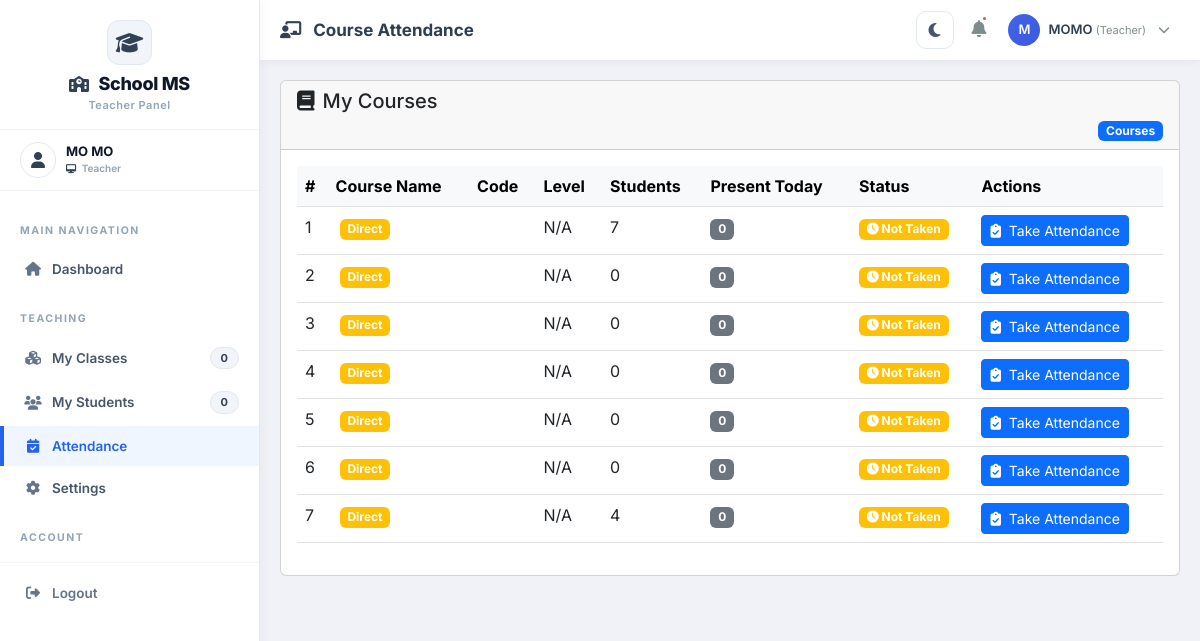
The page /attendance/admin/course/ (signed in) on the database as committed earlier.
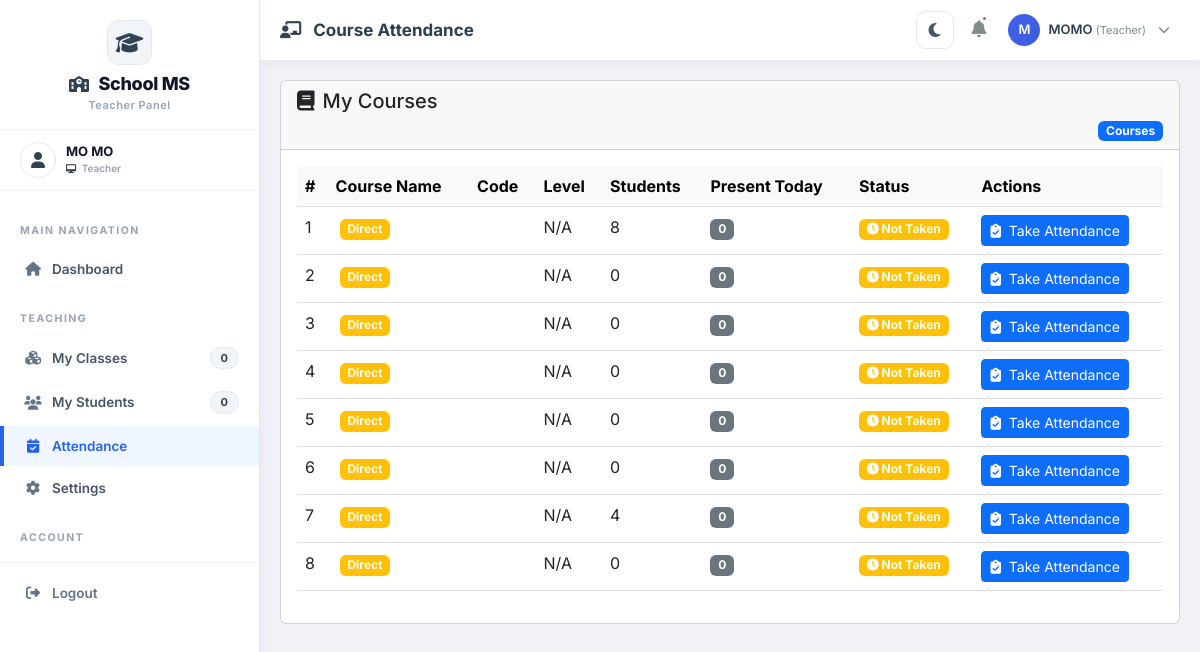
The same page on the database as committed later.
### courses/models.py (models this page shows, shortened)
class Course(models.Model):
    LEVEL_CHOICES = [
        ('100', 'Year 1'),
        ('200', 'Year 2'),
        ('300', 'Year 3'),
        ('400', 'Year 4'),
        ('500', 'Year 5'),
    ]
    course_id = models.CharField(max_length=20, unique=True, editable=False)
    code = models.CharField(max_length=20, unique=True)
    name = models.CharField(max_length=200)
    description = models.TextField()
    credits = models.IntegerField()
    level = models.CharField(max_length=10, choices=LEVEL_CHOICES, default='100')
    duration = models.CharField(max_length=50, default='12 weeks')
    fee = models.DecimalField(max_digits=10, decimal_places=2, default=0.00)
    major = models.ForeignKey(
        Major,
        on_delete=models.SET_NULL,
        null=True,
        blank=True,
        related_name='courses'
    )
    teacher = models.ForeignKey(
        Teacher,
        on_delete=models.SET_NULL,
        null=True,
        blank=True,
        related_name='courses'
    )
    prerequisites = models.ManyToManyField('self', symmetrical=False, blank=True)
    time_slots = models.ManyToManyField(
        'classes.TimeSlot',
        blank=True,
        related_name='course_time_slots'
    )
    is_active = models.BooleanField(default=True)
    created_at = models.DateTimeField(auto_now_add=True)
    updated_at = models.DateTimeField(auto_now=True)
    class Meta:
        ordering = ['code']

### attendance/views.py (the view)
# urls.py: path('admin/course/', views.admin_course_attendance, name='admin_course_attendance'),
@login_required
@admin_required
def admin_course_attendance(request):
    today = date.today()
    courses = Course.objects.filter(is_active=True)
    for course in courses:
        course_year = course.level[0] if course.level and len(course.level) > 0 else None
        if course_year:
            student_count = Student.objects.filter(
                Q(courses=course) | Q(classes_enrolled__courses=course),
                year=course_year,
                is_active=True
            ).distinct().count()
        else:
            student_count = Student.objects.filter(
                Q(courses=course) | Q(classes_enrolled__courses=course),
                is_active=True
            ).distinct().count()
        course.student_count = student_count
        attendances = Attendance.objects.filter(course=course)
        total = attendances.count()
        present = attendances.filter(status='present').count()
        course.attendance_rate = attendance_rate_percent(present, total)
        course.attendance_taken = Attendance.objects.filter(course=course, date=today).exists()
        present_today_count = Attendance.objects.filter(
            course=course,
            date=today,
            status='present'
        ).values('student_id').distinct().count()
        course.present_today = min(present_today_count, student_count)
        course.class_obj = course.class_offerings.first()
    context = {'courses': courses}
    return render(request, 'Backend/admin/attendance/course_attendance.html', context)

### attendance/utils.py (called while the page is built)
def attendance_rate_percent(numerator, denominator, precision=1):
    try:
        numerator = float(numerator)
        denominator = float(denominator)
    except (TypeError, ValueError):
        return 0
    if denominator <= 0:
        return 0
    rate = round((max(numerator, 0) / denominator) * 100, precision)
    return min(rate, 100)

### classes/context_processors.py (called while the page is built)
def sidebar_counts(request):
    return {
        'total_buildings': Building.objects.filter(is_active=True).count(),
        'total_floors': Floor.objects.filter(is_active=True).count(),
        'total_rooms': Room.objects.filter(is_active=True).count(),
        'total_terms': Term.objects.filter(is_active=True).count(),
        'total_timeslots': TimeSlot.objects.filter(is_active=True).count(),
    }

### templates/Backend/admin/attendance/course_attendance.html (shortened to what this page needs)
{% extends 'Backend/layouts/teacher_layout.html' %}
{% load static %}
{% block page_title %}Course Attendance{% endblock %}
{% block content %}
<div class="row">
    <div class="col-md-12">
        <div class="card">
            <div class="card-header">
                <h5><i class="fas fa-book me-2"></i>My Courses</h5>
                <span class="badge bg-primary float-end">{{ total_courses }} Courses</span>
            </div>
            <div class="card-body">
                {% if courses %}
                <div class="table-responsive">
                    <table class="table table-hover">
                        <thead class="table-light">
                            <tr>
                                <th>#</th>
                                <th>Course Name</th>
                                <th>Code</th>
                                <th>Level</th>
                                <th>Students</th>
                                <th>Present Today</th>
                                <th>Status</th>
                                <th>Actions</th>
                            </tr>
                        </thead>
                        <tbody>
                            {% for course_data in courses %}
                            <tr>
                                <td>{{ forloop.counter }}</td>
                                <td>
                                    {% if course_data.is_class_course %}
                                    <span class="badge bg-info ms-1">From Class</span>
                                    {% else %}
                                    <span class="badge bg-warning ms-1">Direct</span>
                                    {% endif %}
                                </td>
                                <td></td>
                                <td>{{ course_data.course.level|default:"N/A" }}</td>
                                <td>{{ course_data.student_count }}</td>
                                <td>
                                    <span
                                        class="badge {% if course_data.present_today > 0 %}bg-success{% else %}bg-secondary{% endif %}">
                                        {{ course_data.present_today }}
                                    </span>
                                </td>
                                <td>
                                    {% if course_data.attendance_taken %}
                                    <span class="badge bg-success">
                                        <i class="fas fa-check-circle"></i> Taken Today
                                    </span>
                                    {% else %}
                                    <span class="badge bg-warning">
                                        <i class="fas fa-clock"></i> Not Taken
                                    </span>
                                    {% endif %}
                                </td>
                                <td>
                                    <a href="{% url 'classes:teacher_course_attendance_detail' course_data.course.id %}"
                                        class="btn btn-sm btn-primary">
                                        <i class="fas fa-clipboard-check me-1"></i>
                                        {% if course_data.attendance_taken %}Update{% else %}Take{% endif %} Attendance
                                    </a>
                                </td>
                            </tr>
                            {% endfor %}
                        </tbody>
                    </table>
                </div>
                {% endif %}
            </div>
        </div>
    </div>
</div>
{% endblock %}

Rows that differ between the two databases and show on the page:
computed for Course (number 1 of 8 on the later page): student_count "7" → "8"
added Course: course.level "N/A", student_count "0", present_today "0", shows "Not Taken"
